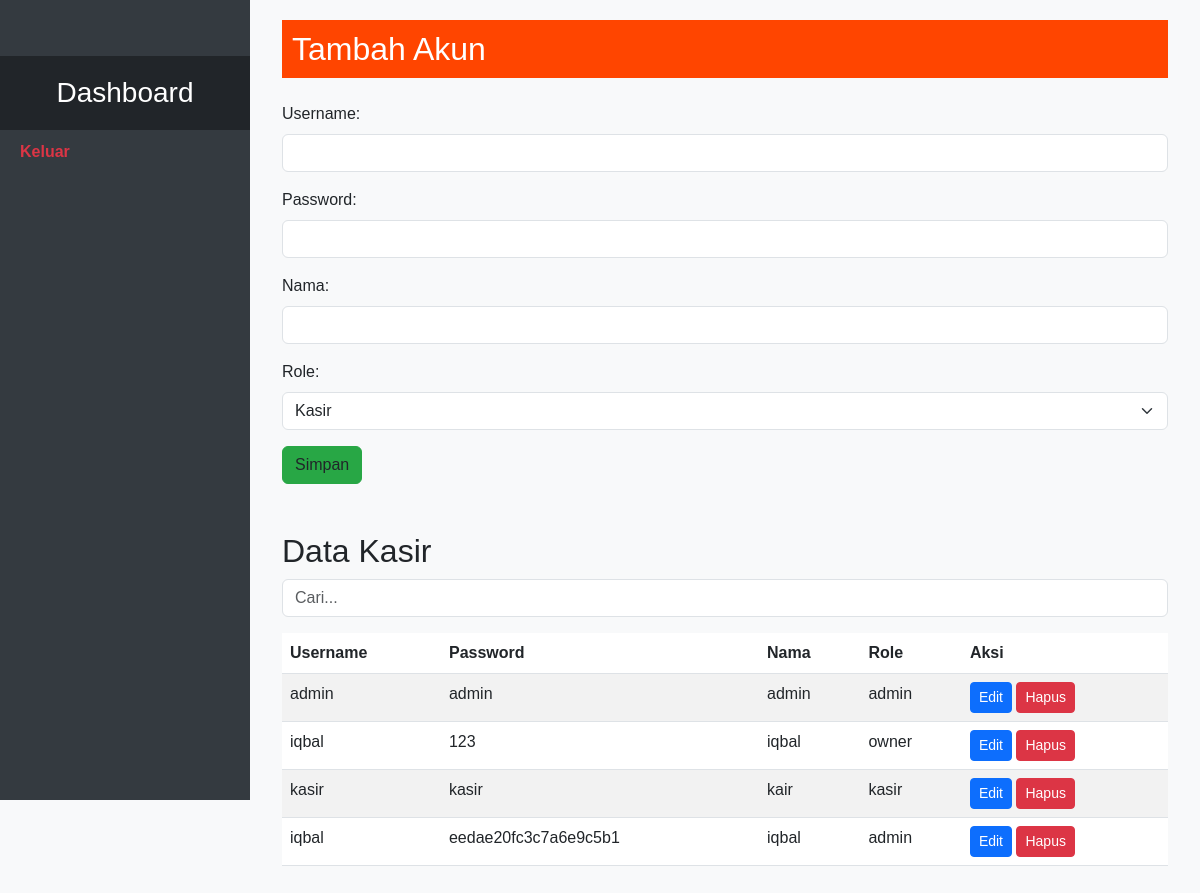
The page /pages/admin/index.php on the database as committed earlier.
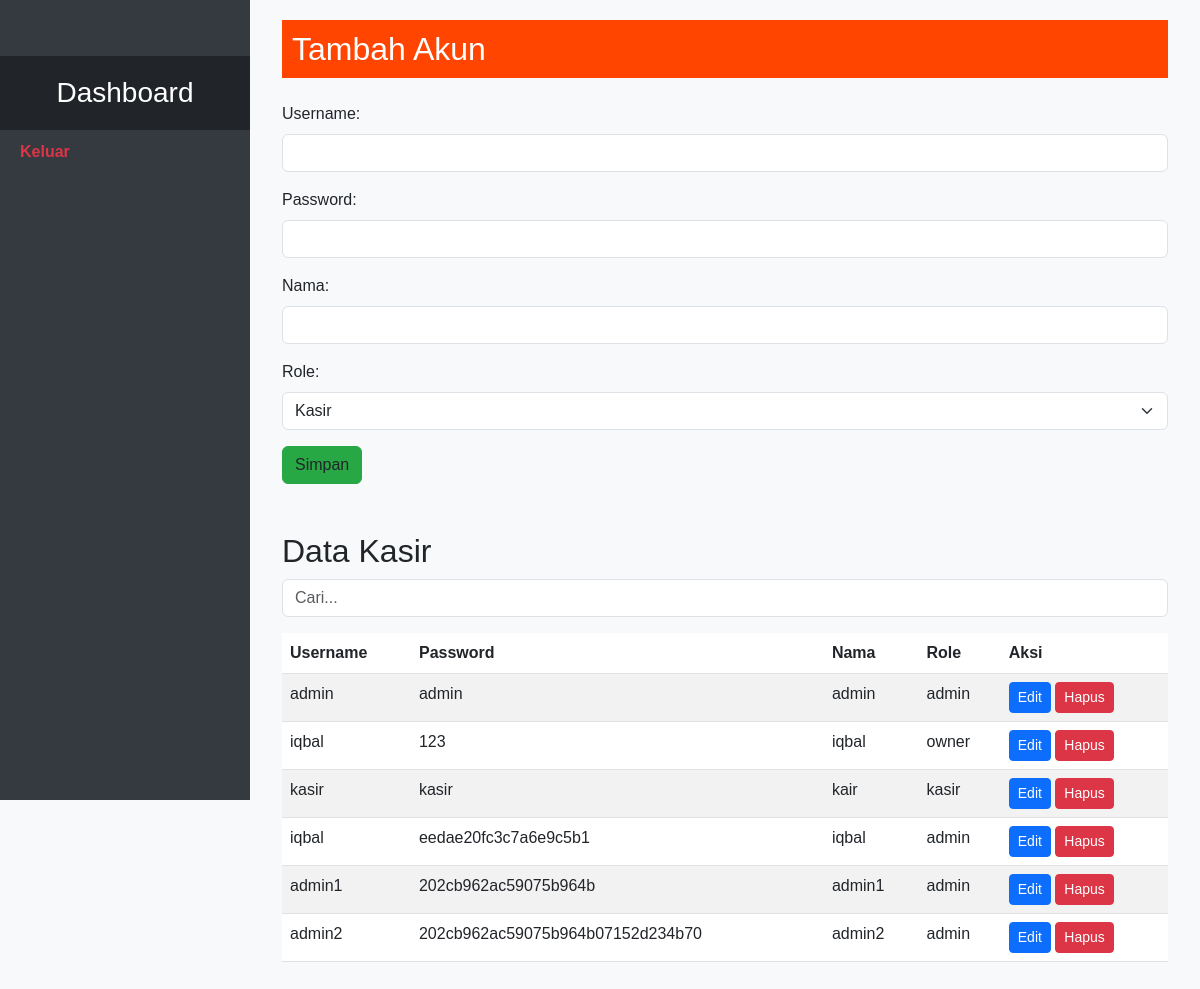
The same page on the database as committed later.
### tables this page shows
CREATE TABLE `users` (
  `ID` int(20) NOT NULL,
  `username` varchar(20) NOT NULL,
  `password` varchar(255) NOT NULL,
  `nama` varchar(20) NOT NULL,
  `created_at` timestamp NOT NULL DEFAULT current_timestamp() ON UPDATE current_timestamp(),
  `updated_at` timestamp NOT NULL DEFAULT current_timestamp() ON UPDATE current_timestamp(),
  `role` enum('owner','admin','kasir') NOT NULL
);

### pages/admin/admin.php (called while the page is built, shortened)
<?php
include_once '../../db/db_config.php';
$query = "SELECT * FROM users";
$result = mysqli_query($conn, $query);
$rows = [];
while ($row = mysqli_fetch_assoc($result)) {
    $rows[] = $row;
}
$edit_username = '';
$edit_password = '';
$edit_nama = '';
$edit_role = '';
?>

### pages/admin/index.php (the view, shortened to what this page needs)
<?php include 'admin.php';?>
<!DOCTYPE html>
<html lang="en">
<head>
    <link href="https://cdn.jsdelivr.net/npm/bootstrap@5.3.0-alpha1/dist/css/bootstrap.min.css" rel="stylesheet">
    <link rel="stylesheet" href="../../assets/style/sidebar.css">
    <link rel="stylesheet" href="../../assets/style/admin.css">
</head>
<body>
    <div class="container-fluid">
        <?php include '../sidebar.php'; ?>
        <div class="content">
            <div class="container">
                <div class="form-container">
                    <h2 class="mb-4"><?php echo isset($_GET['id']) ? 'Edit Akun' : 'Tambah Akun'; ?></h2>
                    <form action="<?php echo $_SERVER['PHP_SELF']; ?>" method="post">
                        <div class="mb-3">
                            <label for="username" class="form-label">Username:</label>
                            <input type="text" name="username" class="form-control" value="<?php echo $edit_username; ?>" required>
                        </div>
                        <div class="mb-3">
                            <label for="password" class="form-label">Password:</label>
                            <input type="password" name="password" class="form-control" value="<?php echo $edit_password; ?>" required>
                        </div>
                        <div class="mb-3">
                            <label for="nama" class="form-label">Nama:</label>
                            <input type="text" name="nama" class="form-control" value="<?php echo $edit_nama; ?>" required>
                        </div>
                        <div class="mb-3">
                            <label for="role" class="form-label">Role:</label>
                            <select name="role" class="form-select" required>
                                <option value="kasir" <?php echo ($edit_role === 'kasir') ? 'selected' : ''; ?>>Kasir</option>
                            </select>
                        </div>
                        <?php if (isset($_GET['id'])) : ?>
                            <button type="submit" name="edit" class="btn btn-edit-kasir">Simpan</button>
                            <a href="<?php echo $_SERVER['PHP_SELF']; ?>" class="btn btn-batal-edit-kasir">Batal Edit</a>
                        <?php else : ?>
                            <button type="submit" name="tambah" class="btn btn-tambah-kasir">Simpan</button>
                        <?php endif; ?>
                    </form>
                </div>
                <div class="table-container">
                    <h2 class="mt-5">Data Kasir</h2>
                    <input type="text" id="searchInput" class="form-control mb-3" placeholder="Cari...">
                    <table class="table table-striped mt-3">
                        <thead>
                            <tr>
                                <th scope="col">Username</th>
                                <th scope="col">Password</th>
                                <th scope="col">Nama</th>
                                <th scope="col">Role</th>
                                <th scope="col">Aksi</th>
                            </tr>
                        </thead>
                        <tbody>
                            <?php foreach ($rows as $row) : ?>
                                <tr>
                                    <td><?php echo $row['username']; ?></td>
                                    <td><?php echo $row['password']; ?></td>
                                    <td><?php echo $row['nama']; ?></td>
                                    <td><?php echo $row['role']; ?></td>
                                    <td>
                                        <a href="<?php echo $_SERVER['PHP_SELF'] . '?id=' . $row['ID']; ?>" class="btn btn-sm btn-primary">Edit</a>
                                        <a href="<?php echo $_SERVER['PHP_SELF'] . '?hapus=' . $row['ID']; ?>" class="btn btn-sm btn-danger">Hapus</a>
                                    </td>
                                </tr>
                            <?php endforeach; ?>
                        </tbody>
                    </table>
                </div>
            </div>
        </div>
    </div>
</body>
</html>

### pages/sidebar.php (shortened to what this page needs)
<div class="sidebar">
    <div class="sidebar-header">
        <h3>Dashboard</h3>
    </div>
    <ul class="nav flex-column mt-auto">
        <li class="nav-item">
            <a class="nav-link logout-link" href="../../auth/logout.php">Keluar</a>
        </li>
    </ul>
</div>

### Assets/style/sidebar.css (style rules this page uses)
.sidebar { height: 100vh; position: fixed; top: 0; left: 0; width: 250px; padding-top: 3.5rem; background-color: #343a40; color: #fff; z-index: 1; overflow-y: auto; }
.sidebar .nav-link { padding: 10px 20px; color: #fff; }
.sidebar-header { background-color: #212529; padding: 20px; text-align: center; }
.sidebar-header h3 { margin-bottom: 0; color: #fff; }
.nav-item { margin-bottom: 10px; }
.nav-link { color: #fff !important; font-weight: bold; }
.logout-link { color: #dc3545 !important; }
.content { margin-left: 250px; padding: 20px; }

### Assets/style/admin.css (style rules this page uses)
body { margin: 0; padding: 0; font-family: Arial, sans-serif; background-color: #f8f9fa; }
.container-fluid { padding-left: 0; padding-right: 0; overflow-x: hidden; }
.btn-tambah-kasir { background-color: #28a745; border-color: #28a745; }
.mb-4 { background-color: orangered; color: #fff; padding: 10px; }

Rows that differ between the two databases and show on the page:
added users: username "admin1", password "202cb962ac59075b964b", nama "admin1", role "admin"
added users: username "admin2", password "202cb962ac59075b964b07152d234b70", nama "admin2", role "admin"
